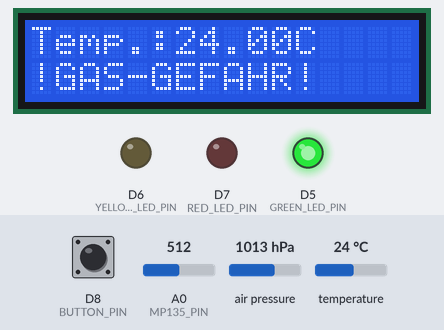
Simulated run of this sketch. Board: ESP8266 (NodeMCU). On the bench: 16×2 character LCD, output pins drawn as LEDs (lit = HIGH). The inputs (shaded band) are chosen by the test bench; at power-on: D8 (BUTTON_PIN) HIGH, temperature 24 °C, A0 (MP135_PIN) = 512, air pressure 1013 hPa. WiFi joins after 1.5 s; servers stay silent unless stated; what the sketch prints to the serial monitor is not drawn.

Above: at 2.9 s.
3.0 s: D8 (BUTTON_PIN) pulled LOW for 1 s
At 4.5 s:
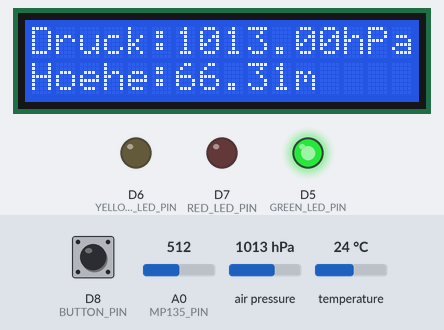
5.5 s: D8 (BUTTON_PIN) pulled LOW for 3.2 s
At 6.5 s:
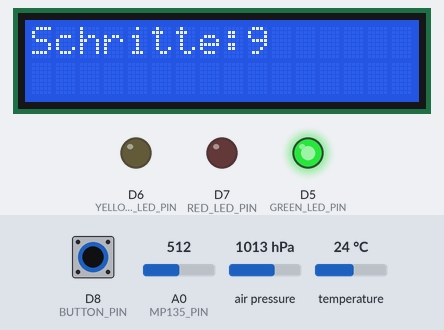
10.2 s: temperature set to 29.1 °C
11.9 s: temperature set to 30.6 °C
At 12.4 s:
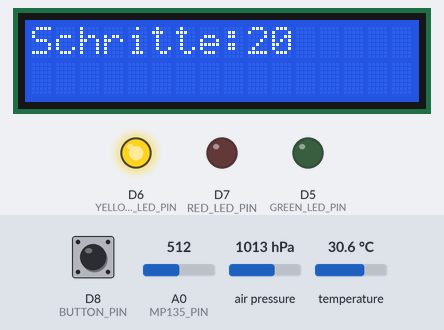
15.0 s: A0 (MP135_PIN) set to 497
At 15.6 s:
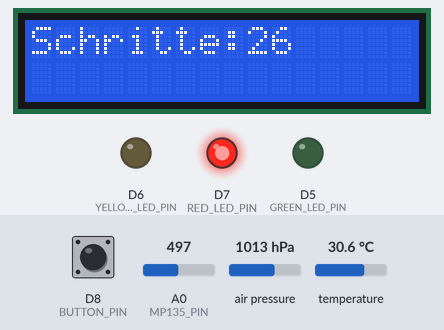
18.1 s: D8 (BUTTON_PIN) pulled LOW for 1 s
At 19.4 s:
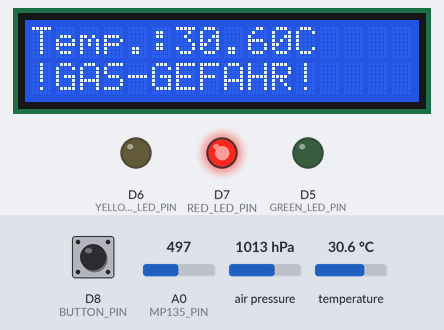
Timing chart, 0 to 21.1 s (numbered marks = the images above; inputs shaded):
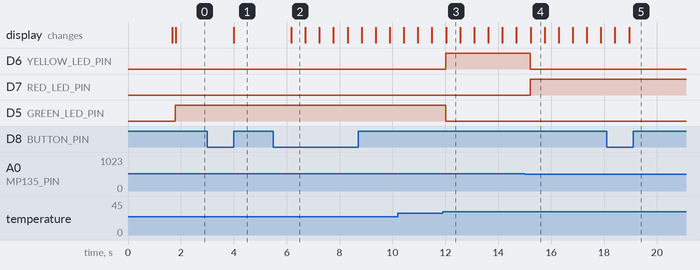

Measured:
- the behaviour switches between 29.9 and 30 °C on temperature (found by bisection; images 2 and 3)
- the behaviour switches between 512 and 511 on A0 (MP135_PIN) (found by bisection; images 3 and 4)
- after the input at 3.0 s, the display: changes after 1.0 s (image 1)
- after the input at 5.5 s, the display: changes after 0.67 s (image 2)
- after the input at 11.9 s, D6 (YELLOW_LED_PIN): LOW → HIGH after 0.11 s; D5 (GREEN_LED_PIN): HIGH → LOW after 0.11 s
- after the input at 15.0 s, D6 (YELLOW_LED_PIN): HIGH → LOW after 0.20 s; D7 (RED_LED_PIN): LOW → HIGH after 0.20 s
- after the input at 18.1 s, the display: first differs from a run without the input after 0.86 s (image 5)

The sketch:

finalProgramWithWifi.ino
```cpp
#include <Wire.h>
#include <Adafruit_Sensor.h>
#include <Adafruit_BMP280.h>
#include <Adafruit_MPU6050.h>
#include <LiquidCrystal_I2C.h>
#include <ESP8266WiFi.h>
#include <ESP8266WebServer.h>

// WLAN-Konfigurationsdaten
const char* ssid = "-"; // Ersetze dies durch deinen WLAN-SSID
const char* password = "-"; // Ersetze dies durch dein WLAN-Passwort

// Webserver initialisieren
ESP8266WebServer server(80);

// Pins für MP135 Sensor
#define MP135_PIN A0

// BMP280 I2C Adresse
#define BMP280_I2C_ADDRESS 0x76

// LED Pins
#define GREEN_LED_PIN D5
#define YELLOW_LED_PIN D6
#define RED_LED_PIN D7

// Button Pin
#define BUTTON_PIN D8

// Initialisiere die LiquidCrystal_I2C Bibliothek mit der I2C Adresse deines LCDs (meist 0x27 oder 0x3F)
LiquidCrystal_I2C lcd(0x27, 16, 2);

// BMP280 Sensorobjekt
Adafruit_BMP280 bmp;

// MPU6050 Sensorobjekt
Adafruit_MPU6050 mpu;

// Variablen für Schrittzählung
int stepCounter = 0;

// Bildschirmstatus Variable
int screenState = 0;

// Debounce Variablen
unsigned long lastDebounceTime = 0;
unsigned long debounceDelay = 50;
int lastButtonState = LOW;
int buttonState = LOW;

void setup() {
  Serial.begin(115200);

  // Mit WLAN verbinden
  WiFi.begin(ssid, password);
  Serial.print("Connecting to ");
  Serial.print(ssid);
  while (WiFi.status() != WL_CONNECTED) {
    delay(500);
    Serial.print(".");
  }
  Serial.println("");
  Serial.println("WiFi connected.");
  Serial.println("IP address: ");
  Serial.println(WiFi.localIP());

  // Webserver-Routen definieren
  server.on("/", handleRoot);
  server.onNotFound(handleNotFound);
  server.begin();
  Serial.println("HTTP server started");

  // Initialisiere den BMP280 Sensor
  if (!bmp.begin(BMP280_I2C_ADDRESS)) {
    Serial.println("Could not find a valid BMP280 sensor, check wiring!");
    while (1);
  }

  // Initialisiere den MPU6050 Sensor
  Wire.begin();
  if (!mpu.begin()) {
    Serial.println("Failed to find MPU6050 chip");
    while (1) {
      delay(10);
    }
  }
  Serial.println("MPU6050 Found!");

  // Setup Bewegungserkennung
  mpu.setHighPassFilter(MPU6050_HIGHPASS_0_63_HZ);
  mpu.setMotionDetectionThreshold(1);
  mpu.setMotionDetectionDuration(20);
  mpu.setInterruptPinLatch(true);
  mpu.setInterruptPinPolarity(true);
  mpu.setMotionInterrupt(true);

  delay(100);

  // Initialisiere das LCD
  lcd.init();
  lcd.backlight();

  // Initialisiere die LED Pins
  pinMode(GREEN_LED_PIN, OUTPUT);
  pinMode(YELLOW_LED_PIN, OUTPUT);
  pinMode(RED_LED_PIN, OUTPUT);

  // Initialisiere den Button Pin
  pinMode(BUTTON_PIN, INPUT_PULLUP);

  delay(100);
}

void loop() {
  server.handleClient();

  // Lese den Buttonzustand
  int reading = digitalRead(BUTTON_PIN);

  // Prüfe auf Button-Druck
  if (reading != lastButtonState) {
    lastDebounceTime = millis();
  }

  if ((millis() - lastDebounceTime) > debounceDelay) {
    if (reading != buttonState) {
      buttonState = reading;
      if (buttonState == LOW) {
        screenState = (screenState + 1) % 3;
      }
    }
  }

  lastButtonState = reading;

  if (mpu.getMotionInterruptStatus()) {
      stepCounter++;
      delay(10);
  }
  // Lese MP135 Sensorwert
  int mp135Value = analogRead(MP135_PIN);

  // Lese BMP280 Sensorwerte
  float temperature = bmp.readTemperature();
  float pressure = bmp.readPressure();
  float altitude = bmp.readAltitude(1021.00); // An "local sea level pressure" anpassen

  // LED Steuerung basierend auf Temperatur und Druck
  if (temperature > 35.0 || pressure < 950.0 || mp135Value < 512) {
    digitalWrite(RED_LED_PIN, HIGH);
    digitalWrite(YELLOW_LED_PIN, LOW);
    digitalWrite(GREEN_LED_PIN, LOW);
  } else if ((temperature >= 30.0 && temperature <= 35.0) || (pressure >= 950.0 && pressure <= 1000.0) || (mp135Value <= 1023 && mp135Value >=513)) {
    digitalWrite(RED_LED_PIN, LOW);
    digitalWrite(YELLOW_LED_PIN, HIGH);
    digitalWrite(GREEN_LED_PIN, LOW);
  } else {
    digitalWrite(RED_LED_PIN, LOW);
    digitalWrite(YELLOW_LED_PIN, LOW);
    digitalWrite(GREEN_LED_PIN, HIGH);
  }

  // Werte auf Serial für Debugging ausgeben
  Serial.print("MP135 Value: ");
  if (mp135Value < 1024) {
    Serial.print("Gefährliches Gas erkannt");
  } else {
    Serial.print("Kein schädliches Gas");
  }
  Serial.println(mp135Value);
  Serial.print("Temperature: ");
  Serial.print(temperature);
  Serial.println(" °C");
  Serial.print("Pressure: ");
  Serial.print(pressure);
  Serial.println(" Pa");
  Serial.print("Altitude: ");
  Serial.print(altitude);
  Serial.println(" m");
  Serial.print("Steps: ");
  Serial.println(stepCounter);


  // Werte auf dem LCD basierend auf dem Bildschirmstatus anzeigen
  lcd.clear();
  switch (screenState) {
    case 0:
      // Erster Bildschirm: MP135 und Temperatur
      lcd.setCursor(0, 0);
      lcd.print("Temp.:");
      lcd.print(temperature);
      lcd.print("C");
      lcd.setCursor(0, 1);
      if (mp135Value < 1024) {
        lcd.print("!GAS-GEFAHR!");
      } else {
        lcd.print("Keine Gas-Gefahr");
      }
      break;
    case 1:
      // Zweiter Bildschirm: Druck und Höhe
      lcd.setCursor(0, 0);
      lcd.print("Druck:");
      lcd.print(pressure / 100); // Convert Pa to hPa
      lcd.print("hPa");
      lcd.setCursor(0, 1);
      lcd.print("Hoehe:");
      lcd.print(altitude);
      lcd.print("m");
      break;
    case 2:
      // Dritter Bildschirm: Schrittzähler
      lcd.setCursor(0, 0);
      lcd.print("Schritte:");
      lcd.print(stepCounter);
      break;
  }

  delay(500); // Passe die Verzögerung nach Bedarf an
}

void handleRoot() {
  int mp135Value = analogRead(MP135_PIN);
  float temperature = bmp.readTemperature();
  float pressure = bmp.readPressure();
  float altitude = bmp.readAltitude(1021.00);

  String html = "<html><head><title>Sensor Data</title></head><body>";
  html += "<h1>Sensor Data</h1>";
  html += "<p>MP135 Value: " + String(mp135Value) + "</p>";
  html += "<p>Temperature: " + String(temperature) + " °C</p>";
  html += "<p>Pressure: " + String(pressure / 100) + " hPa</p>";
  html += "<p>Altitude: " + String(altitude) + " m</p>";
  html += "<p>Steps: " + String(stepCounter) + "</p>";
  html += "</body></html>";

  server.send(200, "text/html", html);
}

void handleNotFound() {
  server.send(404, "text/plain", "404: Not Found");
}
```
